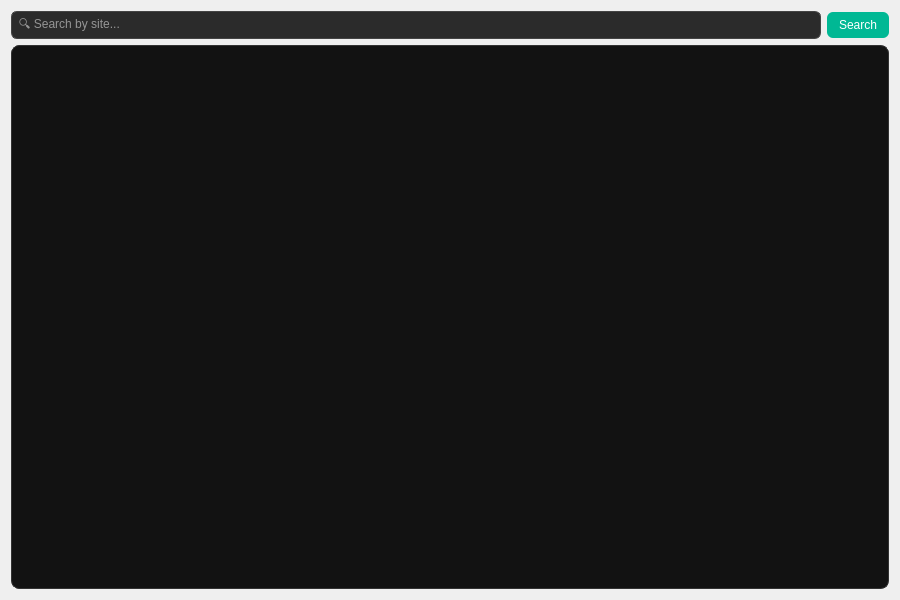
<?xml version="1.0" encoding="UTF-8"?>
<ui version="4.0">
 <class>PasswordList</class>
 <widget class="QWidget" name="PasswordList">
  <property name="geometry">
   <rect>
    <x>0</x>
    <y>0</y>
    <width>900</width>
    <height>600</height>
   </rect>
  </property>
  <property name="windowTitle">
   <string>Saved Passwords</string>
  </property>

  <!-- Main vertical layout -->
  <layout class="QVBoxLayout" name="verticalLayout" stretch="0,1">
   <item>
    <!-- Search bar row -->
    <layout class="QHBoxLayout" name="searchLayout">
     <item>
      <widget class="QLineEdit" name="searchEdit">
       <property name="placeholderText">
        <string>🔍 Search by site...</string>
       </property>
       <property name="clearButtonEnabled">
        <bool>true</bool>
       </property>
       <property name="styleSheet">
        <string notr="true">
         QLineEdit {
             background-color: #2b2b2b;
             color: #ffffff;
             border: 1px solid #444;
             border-radius: 6px;
             padding: 5px;
         }
         QLineEdit:focus {
             border: 1px solid #00b894;
         }
        </string>
       </property>
      </widget>
     </item>
     <item>
      <widget class="QPushButton" name="searchButton">
       <property name="text">
        <string>Search</string>
       </property>
       <property name="toolTip">
        <string>Click to search by site name</string>
       </property>
       <property name="styleSheet">
        <string notr="true">
         QPushButton {
             background-color: #00b894;
             color: white;
             border: none;
             border-radius: 6px;
             padding: 6px 12px;
         }
         QPushButton:hover {
             background-color: #00d0a0;
         }
         QPushButton:pressed {
             background-color: #009970;
         }
        </string>
       </property>
      </widget>
     </item>
    </layout>
   </item>

   <!-- Table for password list -->
   <item>
    <widget class="QTableWidget" name="tableWidget">
     <property name="alternatingRowColors">
      <bool>true</bool>
     </property>
     <property name="selectionBehavior">
      <enum>QAbstractItemView::SelectRows</enum>
     </property>
     <property name="editTriggers">
      <enum>QAbstractItemView::NoEditTriggers</enum>
     </property>
     <property name="showGrid">
      <bool>true</bool>
     </property>
     <property name="gridStyle">
      <enum>Qt::SolidLine</enum>
     </property>
     <property name="sortingEnabled">
      <bool>true</bool>
     </property>
     <property name="styleSheet">
      <string notr="true">
       QHeaderView::section {
           background-color: #1f1f1f;
           color: white;
           padding: 6px;
           border: none;
           font-weight: bold;
       }
       QTableWidget {
           gridline-color: #333;
           background-color: #121212;
           color: #e0e0e0;
           alternate-background-color: #1e1e1e;
           selection-background-color: #00b894;
           selection-color: #ffffff;
           border: 1px solid #333;
           border-radius: 8px;
       }
       QScrollBar:vertical {
           background: #1f1f1f;
           width: 12px;
           margin: 0px;
       }
       QScrollBar::handle:vertical {
           background: #444;
           border-radius: 6px;
       }
       QScrollBar::handle:vertical:hover {
           background: #00b894;
       }
      </string>
     </property>
    </widget>
   </item>
  </layout>
 </widget>
 <resources/>
 <connections/>
</ui>
